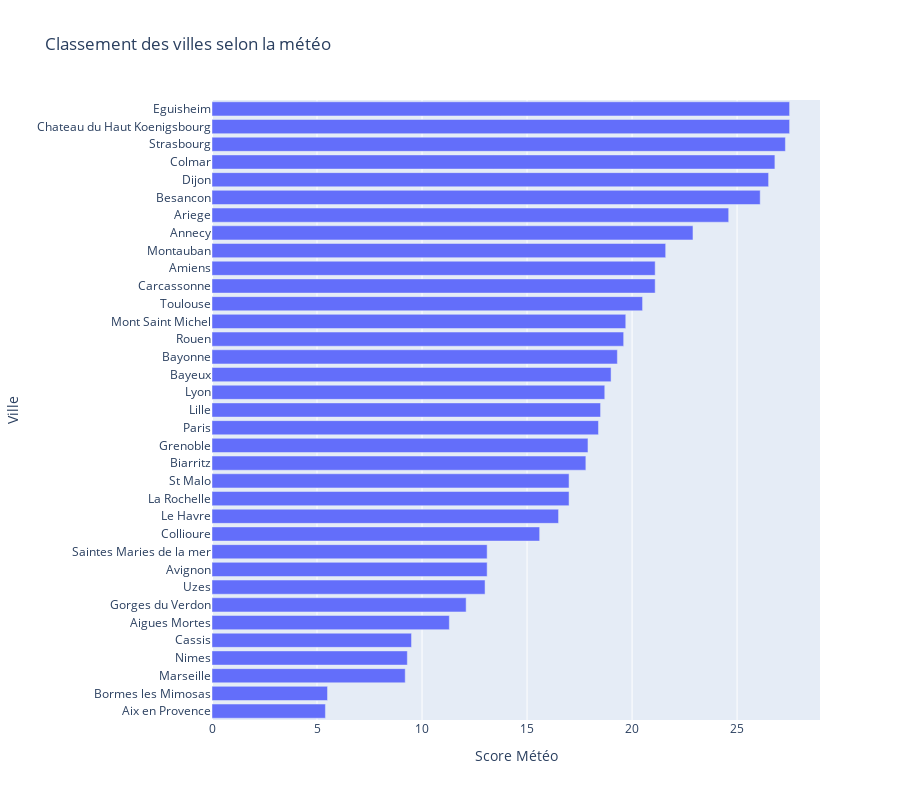

Notebook code cell kept with this figure:
### Markdown cell above
## Plus le score est petit, meilleur est le temps

### Code cell
import plotly.express as px

# Créer un graphique des villes avec leur score final
fig = px.bar(df_sorted_final, 
             x="score_final", 
             y="Ville", 
             orientation='h', 
             title="Classement des villes selon la météo",
             labels={"score_final": "Score Météo", "Ville": "Ville"},
             height=800)
fig.show()

### Figure 1 — Plotly figure (JSON) as saved in the notebook; plotly's stock layout.template omitted (floating-point values rounded to 4 significant figures)
{"data": [{"alignmentgroup": "True", "hovertemplate": "Score Météo=%{x}<br>Ville=%{y}<extra></extra>", "legendgroup": "", "marker": {"color": "#636efa", "pattern": {"shape": ""}}, "name": "", "offsetgroup": "", "orientation": "h", "showlegend": false, "textposition": "auto", "type": "bar", "x": [5.4, 5.5, 9.2, 9.3, 9.5, 11.3, 12.1, 13, 13.1, 13.1, 15.6, 16.5, 17, 17, 17.8, 17.9, 18.4, 18.5, 18.7, 19, 19.3, 19.6, 19.7, 20.5, 21.1, 21.1, 21.6, 22.9, 24.6, 26.1, 26.5, 26.8, 27.3, 27.5, 27.5], "xaxis": "x", "y": ["Aix en Provence", "Bormes les Mimosas", "Marseille", "Nimes", "Cassis", "Aigues Mortes", "Gorges du Verdon", "Uzes", "Avignon", "Saintes Maries de la mer", "Collioure", "Le Havre", "La Rochelle", "St Malo", "Biarritz", "Grenoble", "Paris", "Lille", "Lyon", "Bayeux", "Bayonne", "Rouen", "Mont Saint Michel", "Toulouse", "Carcassonne", "Amiens", "Montauban", "Annecy", "Ariege", "Besancon", "Dijon", "Colmar", "Strasbourg", "Chateau du Haut Koenigsbourg", "Eguisheim"], "yaxis": "y"}], "layout": {"barmode": "relative", "height": 800, "legend": {"tracegroupgap": 0}, "title": {"text": "Classement des villes selon la météo"}, "xaxis": {"anchor": "y", "domain": [0, 1], "title": {"text": "Score Météo"}}, "yaxis": {"anchor": "x", "domain": [0, 1], "title": {"text": "Ville"}}}}
